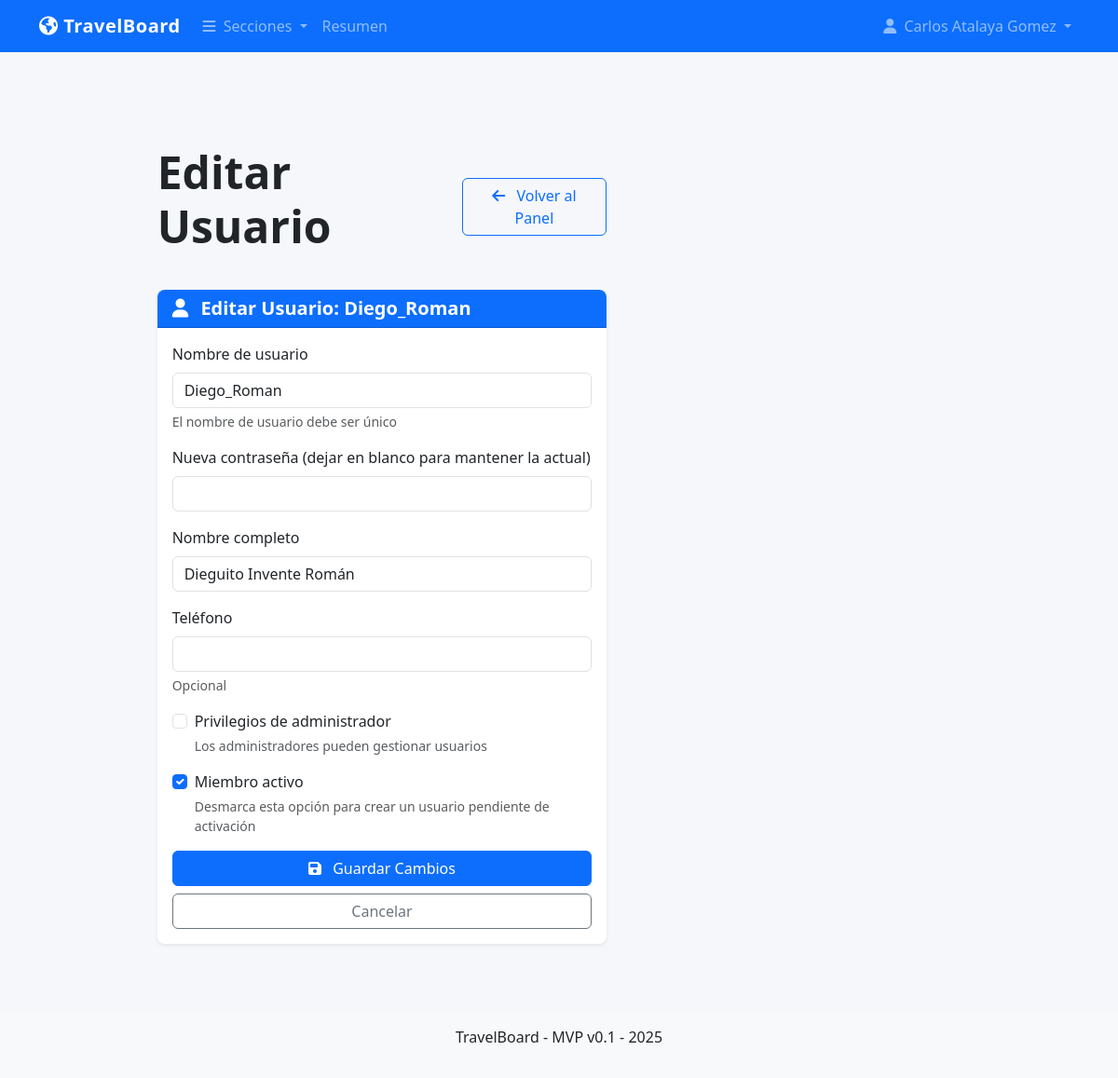
/auth/admin/user/2/edit (signed in), run on the app's committed database.
### models.py (models this page shows, shortened)
class User(UserMixin, db.Model):
    id = db.Column(db.Integer, primary_key=True)
    username = db.Column(db.String(80), unique=True, nullable=False)
    password_hash = db.Column(db.String(200), nullable=False)
    name = db.Column(db.String(100), nullable=False)
    phone = db.Column(db.String(20), nullable=True)
    is_admin = db.Column(db.Boolean, default=False)
    is_active_member = db.Column(db.Boolean, default=True)  # Campo para activación

### auth.py (the view, shortened to what this page needs)
@auth.route('/admin/user/<int:user_id>/edit', methods=['GET', 'POST'])
@login_required
@admin_required
def edit_user(user_id):
    user = User.query.get_or_404(user_id)
    current_date = datetime.now(pytz.UTC)
    return render_template('user_form.html', action='edit', user=user, current_date=current_date)

### app.py (called while the page is built)
@app.context_processor
def utility_processor():
    return {
        'timedelta': timedelta
    }

@login_manager.user_loader
def load_user(user_id):
    return User.query.get(int(user_id))

@app.before_request
def check_initial_setup():
    public_endpoints = ['static', 'setup', 'auth.login', 'auth.logout']
    if request.endpoint in public_endpoints:
        return None
    user_count = User.query.count()
    if user_count == 0 and request.endpoint != 'setup':
        return redirect(url_for('setup'))
    if not current_user.is_authenticated and request.endpoint not in public_endpoints:
        return redirect(url_for('auth.login'))

### auth.py (called while the page is built)
def admin_required(f):
    @wraps(f)
    def decorated_function(*args, **kwargs):
        if not current_user.is_authenticated or not current_user.is_admin:
            flash('Se requieren permisos de administrador para acceder a esta página', 'danger')
            return redirect(url_for('auth.login'))
        return f(*args, **kwargs)
    return decorated_function

### templates/user_form.html (shortened to what this page needs)
{% extends "base.html" %}
{% block content %}
<div class="row">
    <div class="col-12 col-md-8 mx-auto">
        <div class="d-flex justify-content-between align-items-center mb-4">
            <h1 class="display-5">
                {% if action == 'add' %}
                    Añadir Usuario
                {% else %}
                    Editar Usuario
                {% endif %}
            </h1>
            <a href="{{ url_for('auth.admin_panel') }}" class="btn btn-outline-primary">
                <i class="fas fa-arrow-left me-2"></i> Volver al Panel
            </a>
        </div>
        <div class="card">
            <div class="card-header bg-primary text-white">
                <h5 class="mb-0">
                    <i class="fas fa-user me-2"></i>
                    {% if action == 'add' %}
                        Nuevo Usuario
                    {% else %}
                        Editar Usuario: {{ user.username }}
                    {% endif %}
                </h5>
            </div>
            <div class="card-body">
                <form method="POST">
                    <div class="mb-3">
                        <label for="username" class="form-label">Nombre de usuario</label>
                        <input type="text" class="form-control" id="username" name="username"
                               value="{{ user.username if user else '' }}" required>
                        <div class="form-text">El nombre de usuario debe ser único</div>
                    </div>
                    <div class="mb-3">
                        <label for="password" class="form-label">
                            {% if action == 'add' %}
                                Contraseña
                            {% else %}
                                Nueva contraseña (dejar en blanco para mantener la actual)
                            {% endif %}
                        </label>
                        <input type="password" class="form-control" id="password" name="password"
                               {% if action == 'add' %}required{% endif %}>
                    </div>
                    <div class="mb-3">
                        <label for="name" class="form-label">Nombre completo</label>
                        <input type="text" class="form-control" id="name" name="name"
                               value="{{ user.name if user else '' }}" required>
                    </div>
                    <div class="mb-3">
                        <label for="phone" class="form-label">Teléfono</label>
                        <input type="text" class="form-control" id="phone" name="phone"
                               value="{{ user.phone if user else '' }}">
                        <div class="form-text">Opcional</div>
                    </div>
                    <div class="mb-3 form-check">
                        <input type="checkbox" class="form-check-input" id="is_admin" name="is_admin"
                               {% if user and user.is_admin %}checked{% endif %}>
                        <label class="form-check-label" for="is_admin">Privilegios de administrador</label>
                        <div class="form-text">Los administradores pueden gestionar usuarios</div>
                    </div>
                    <div class="mb-3 form-check">
                        <input type="checkbox" class="form-check-input" id="is_active_member" name="is_active_member"
                               {% if user and user.is_active_member %}checked{% endif %}
                               {% if action == 'add' %}checked{% endif %}>
                        <label class="form-check-label" for="is_active_member">Miembro activo</label>
                        <div class="form-text">Desmarca esta opción para crear un usuario pendiente de activación</div>
                    </div>
                    <div class="d-grid gap-2">
                        <button type="submit" class="btn btn-primary">
                            {% if action == 'add' %}
                                <i class="fas fa-plus me-2"></i> Crear Usuario
                            {% else %}
                                <i class="fas fa-save me-2"></i> Guardar Cambios
                            {% endif %}
                        </button>
                        <a href="{{ url_for('auth.admin_panel') }}" class="btn btn-outline-secondary">Cancelar</a>
                    </div>
                </form>
            </div>
        </div>
    </div>
</div>
{% endblock %}

### templates/base.html (shortened to what this page needs)
<!DOCTYPE html>
<html lang="es">
<head>
    <link href="https://cdn.jsdelivr.net/npm/bootstrap@5.3.0/dist/css/bootstrap.min.css" rel="stylesheet">
    <link rel="stylesheet" href="https://cdnjs.cloudflare.com/ajax/libs/font-awesome/6.4.0/css/all.min.css">
    <link rel="stylesheet" href="{{ url_for('static', filename='css/main.css') }}">
    <link rel="stylesheet" href="{{ url_for('static', filename='css/responsive.css') }}">
    <link rel="stylesheet" href="{{ url_for('static', filename='css/mvp_daily.css') }}">
</head>
<body>
    <header class="fixed-top">
        <nav class="navbar navbar-expand-lg navbar-dark bg-primary">
            <div class="container">
                <a class="navbar-brand" href="/">
                    <i class="fas fa-globe-americas"></i> TravelBoard
                </a>
                <div class="collapse navbar-collapse" id="mainNav">
                    <ul class="navbar-nav me-auto">
                        <li class="nav-item dropdown">
                            <a class="nav-link dropdown-toggle" href="#" id="sectionDropdown" role="button" data-bs-toggle="dropdown" aria-expanded="false">
                                <i class="fas fa-bars me-1"></i> Secciones
                            </a>
                        </li>
                        <li class="nav-item">
                            <a class="nav-link" href="/#overview">Resumen</a>
                        </li>
                    </ul>
                    <ul class="navbar-nav">
                        {% if current_user.is_authenticated %}
                            <li class="nav-item dropdown">
                                <a class="nav-link dropdown-toggle" href="#" id="userDropdown" role="button" data-bs-toggle="dropdown" aria-expanded="false">
                                    <i class="fas fa-user me-1"></i> {{ current_user.name }}
                                </a>
                            </li>
                        {% else %}
                            <li class="nav-item">
                                <a class="nav-link" href="{{ url_for('auth.login') }}">
                                    <i class="fas fa-sign-in-alt me-1"></i> Iniciar sesión
                                </a>
                            </li>
                        {% endif %}
                    </ul>
                </div>
            </div>
        </nav>
    </header>
    <main class="container mt-5 pt-5">
        <div class="row">
            <div class="col-lg-8 mb-4">
                {% block content %}{% endblock %}
            </div>
            <div class="col-lg-4">
            </div>
        </div>
    </main>
    <footer class="mt-5 py-3 bg-light">
        <div class="container text-center">
            <p>TravelBoard - MVP v0.1 - {% if current_date %}{{ current_date.strftime('%Y') }}{% else %}{{ now().year }}{% endif %}</p>
        </div>
    </footer>
</body>
</html>

### static/css/main.css (style rules this page uses)
:root { --primary-color: #0d6efd; --secondary-color: #6c757d; --accent-color: #fd7e14; --success-color: #198754; --info-color: #0dcaf0; --warning-color: #ffc107; --danger-color: #dc3545; --light-color: #f8f9fa; --dark-color: #212529; }
body { font-family: 'Segoe UI', Tahoma, Geneva, Verdana, sans-serif; background-color: #f5f7fa; color: var(--dark-color); padding-top: 60px; }
a { color: var(--primary-color); text-decoration: none; transition: color 0.2s ease-in-out; }
.navbar-brand { font-weight: 700; letter-spacing: 0.5px; }
.card { border: none; border-radius: 0.5rem; box-shadow: 0 0.125rem 0.25rem rgba(0, 0, 0, 0.075); transition: transform 0.2s ease-in-out, box-shadow 0.2s ease-in-out; }
.card-header { border-radius: 0.5rem 0.5rem 0 0 !important; font-weight: 600; }
h1, h2, h3, h4, h5, h6 { font-weight: 600; margin-bottom: 1rem; }
.display-5, .display-6 { font-weight: 600; }
html { scroll-behavior: smooth; scroll-padding-top: 70px; }

### static/css/responsive.css (style rules this page uses)
@media (prefers-reduced-motion: no-preference) { .nav-item { transition: all 0.2s ease; } }

### data on the page
User: name "Carlos Atalaya Gomez"
User: username "Diego_Roman", name "Dieguito Invente Román", is_active_member "☑"
